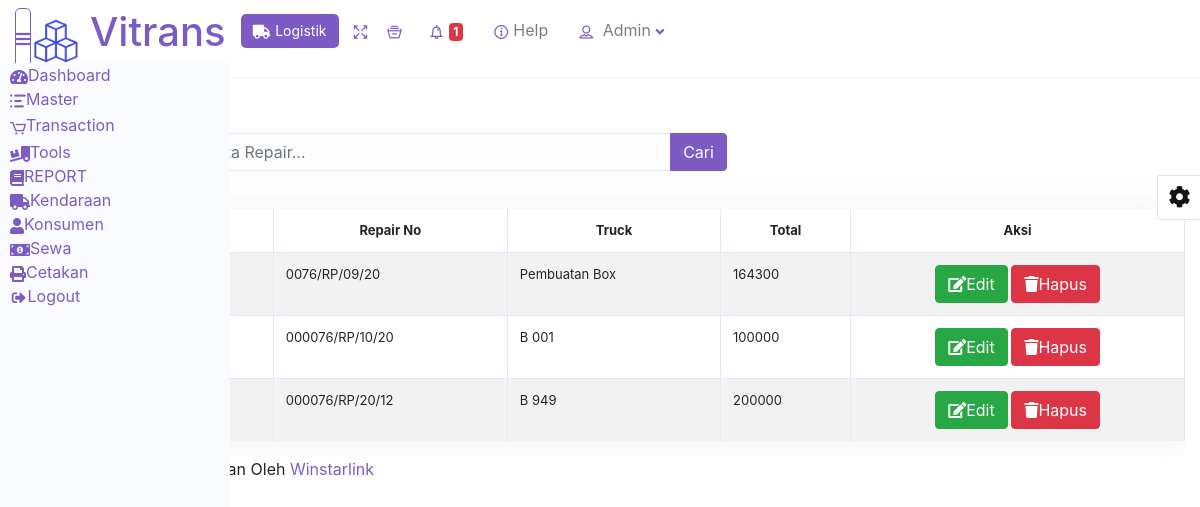
/index.php/repair, run on the app's committed database.
### tables this page shows
CREATE TABLE `repair` (
  `id` int(11) NOT NULL,
  `date` varchar(50) NOT NULL,
  `repair_no` varchar(50) NOT NULL,
  `truck` varchar(50) NOT NULL,
  `total` varchar(50) NOT NULL
);

### application/controllers/Repair.php (called while the page is built, shortened)
<?php
class Repair extends CI_Controller {
    public function __construct(){
        $this->load->model('M_repair');
        $this->load->library('form_validation');
    }
    public function index(){
        $topik['judul'] = 'Halaman Menu Repair';
        $data['repair'] = $this->M_repair->tampil_repair();
        $this->load->view('templates/header',$topik);
        $this->load->view('repair/index',$data);
        $this->load->view('templates/footer');
    }
}

### index.php (called while the page is built, shortened)
<?php
require_once BASEPATH.'core/CodeIgniter.php';

### application/models/M_repair.php (called while the page is built, shortened)
<?php
class M_repair extends CI_Model{
    public function tampil_repair(){
        return $this->db->get('repair')->result_array();
    }
}
?>

### application/views/repair/index.php (the view, shortened to what this page needs)
<div class="content-wrapper col-12">
<section class="content-header ml mt-2 auto">
    <div class="row mt-3">
    <div class="ml-3">
        <a href="<?= ('repair/tambah');?>" class="btn btn-primary">Tambah Data</a>
    </div>
    <div class="col-md-6">
        <form action="" method="post">
            <div class="input-group">
            <input type="text" name="keyword" id="" placeholder="Cari Data Repair..." class="form-control" autocomplete="off">
            <div class="input-group-append">
                <button type="submit" class="btn btn-primary">Cari</button>
            </div>
            </div>
        </form>
    </div>
</div>
<div style="margin-left:5px">
<div class="">
<div class="table-responsive mt-2">
<table id="mytable" class="table table-striped table-bordered table-hover table-full-width dataTable" cellspacing="0" width="" style="font-size: small;">
        <thead>
            <tr style="text-align:center">
                <th>No.</th>
                <th>Date</th>
                <th>Repair No</th>
                <th>Truck</th>
                <th>Total</th>
                <th>Aksi</th>
            </tr>
        </thead>
        <tbody>
            <?php foreach ($repair as $gaj): ?>
            <tr>
                <td style="text-align:center">
                </td>
                <td>
                </td>
                <td>
                    <?php echo $gaj['repair_no'] ?>
                </td>
                <td>
                    <?php echo $gaj['truck'] ?>
                </td>
                <td>
                    <?php echo $gaj['total'] ?>
                </td>
                <td style="text-align:center">
                    <a href="<?php echo base_url();?>repair/edit/<?= $gaj['id'];?>" class="btn btn-success" style=""><i class="fa fa-edit"></i>Edit</i></a>
                    <a href="<?= base_url();?>repair/hapus/<?= $gaj['id'];?>" class="btn btn-danger " style="" onclick="return confirm('Yakin ingin dihapus?');"><i class="fa fa-trash"></i>Hapus</a>
                </td>
            </tr>
            <?php endforeach; ?>
        </tbody>
    </table>
    </div>
</div>

### assets/cssvitrans.css (style rules this page uses)
.btn-primary { color: color-yiq(#7c5cc4); background-color: #7c5cc4; border-color: #7c5cc4; }
.dataTable { margin-top: 30px; }
.table thead { background-color: #FFF; }
.form-control, .input-group-text, .bootstrap-select.form-control { background-color: #fdfdff; border-color: #e4e6fc; }
.btn-primary { background-color: #7c5cc4; border-color: #7c5cc4; }
.table:not(.permission-table) thead th { border-bottom: none; border-top: none; }
.table td { border-bottom: 1px solid #f5f5f5; }
.table:not(.permission-table) tr:last-child td { border-bottom: none; }
table.dataTable { background-color: #FFF; border-collapse: collapse !important; border-radius: 5px; box-shadow: 0 0 35px 0 rgba(154,161,171,.15); }
.table thead th { border-bottom: 1px solid #e4e6fc }
section { padding: 30px 0; }
.table-bordered td, .table-bordered th { border-color: #e4e6fc }

### data on the page
repair: repair_no "0076/RP/09/20", truck "Pembuatan Box", total "164300"
repair: repair_no "000076/RP/10/20", truck "B 001", total "100000"
repair: repair_no "000076/RP/20/12", truck "B 949", total "200000"
